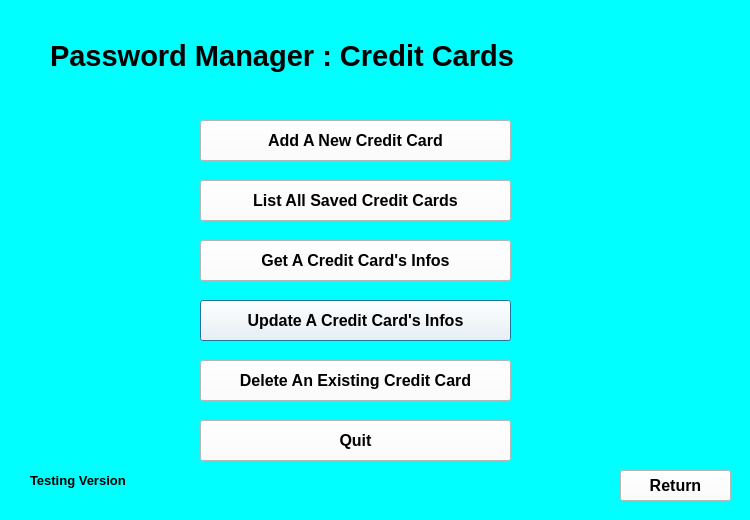
<?xml version="1.0" encoding="UTF-8"?>
<ui version="4.0">
 <class>Dialog</class>
 <widget class="QDialog" name="Dialog">
  <property name="geometry">
   <rect>
    <x>0</x>
    <y>0</y>
    <width>750</width>
    <height>520</height>
   </rect>
  </property>
  <property name="windowTitle">
   <string>User Menu</string>
  </property>
  <property name="styleSheet">
   <string notr="true">background-color: rgb(0, 255, 255);</string>
  </property>
  <widget class="QLabel" name="label_2">
   <property name="geometry">
    <rect>
     <x>30</x>
     <y>470</y>
     <width>131</width>
     <height>20</height>
    </rect>
   </property>
   <property name="font">
    <font>
     <family>MS Sans Serif</family>
     <pointsize>10</pointsize>
     <weight>75</weight>
     <bold>true</bold>
    </font>
   </property>
   <property name="text">
    <string>Testing Version</string>
   </property>
  </widget>
  <widget class="QLabel" name="Title">
   <property name="geometry">
    <rect>
     <x>50</x>
     <y>20</y>
     <width>621</width>
     <height>71</height>
    </rect>
   </property>
   <property name="font">
    <font>
     <family>MS Sans Serif</family>
     <pointsize>22</pointsize>
     <weight>75</weight>
     <bold>true</bold>
    </font>
   </property>
   <property name="text">
    <string>Password Manager : Credit Cards</string>
   </property>
  </widget>
  <widget class="QPushButton" name="UpdateACreditCardInfos">
   <property name="geometry">
    <rect>
     <x>200</x>
     <y>300</y>
     <width>311</width>
     <height>41</height>
    </rect>
   </property>
   <property name="font">
    <font>
     <family>MS Sans Serif</family>
     <pointsize>12</pointsize>
     <weight>75</weight>
     <bold>true</bold>
    </font>
   </property>
   <property name="styleSheet">
    <string notr="true">background-color: rgb(255, 255, 255);</string>
   </property>
   <property name="text">
    <string>Update A Credit Card's Infos</string>
   </property>
  </widget>
  <widget class="QPushButton" name="GetACreditCardInfos">
   <property name="geometry">
    <rect>
     <x>200</x>
     <y>240</y>
     <width>311</width>
     <height>41</height>
    </rect>
   </property>
   <property name="font">
    <font>
     <family>MS Sans Serif</family>
     <pointsize>12</pointsize>
     <weight>75</weight>
     <bold>true</bold>
    </font>
   </property>
   <property name="styleSheet">
    <string notr="true">background-color: rgb(255, 255, 255);</string>
   </property>
   <property name="text">
    <string>Get A Credit Card's Infos</string>
   </property>
  </widget>
  <widget class="QPushButton" name="DeleteAnExistingCreditCard">
   <property name="geometry">
    <rect>
     <x>200</x>
     <y>360</y>
     <width>311</width>
     <height>41</height>
    </rect>
   </property>
   <property name="font">
    <font>
     <family>MS Sans Serif</family>
     <pointsize>12</pointsize>
     <weight>75</weight>
     <bold>true</bold>
    </font>
   </property>
   <property name="styleSheet">
    <string notr="true">background-color: rgb(255, 255, 255);</string>
   </property>
   <property name="text">
    <string>Delete An Existing Credit Card</string>
   </property>
  </widget>
  <widget class="QPushButton" name="AddANewCreditCard">
   <property name="geometry">
    <rect>
     <x>200</x>
     <y>120</y>
     <width>311</width>
     <height>41</height>
    </rect>
   </property>
   <property name="font">
    <font>
     <family>MS Sans Serif</family>
     <pointsize>12</pointsize>
     <weight>75</weight>
     <bold>true</bold>
    </font>
   </property>
   <property name="styleSheet">
    <string notr="true">background-color: rgb(255, 255, 255);</string>
   </property>
   <property name="text">
    <string>Add A New Credit Card</string>
   </property>
  </widget>
  <widget class="QPushButton" name="ListAllSavedCreditCards">
   <property name="geometry">
    <rect>
     <x>200</x>
     <y>180</y>
     <width>311</width>
     <height>41</height>
    </rect>
   </property>
   <property name="font">
    <font>
     <family>MS Sans Serif</family>
     <pointsize>12</pointsize>
     <weight>75</weight>
     <bold>true</bold>
    </font>
   </property>
   <property name="styleSheet">
    <string notr="true">background-color: rgb(255, 255, 255);</string>
   </property>
   <property name="text">
    <string>List All Saved Credit Cards</string>
   </property>
  </widget>
  <widget class="QPushButton" name="Exit">
   <property name="geometry">
    <rect>
     <x>200</x>
     <y>420</y>
     <width>311</width>
     <height>41</height>
    </rect>
   </property>
   <property name="font">
    <font>
     <family>MS Sans Serif</family>
     <pointsize>12</pointsize>
     <weight>75</weight>
     <bold>true</bold>
    </font>
   </property>
   <property name="styleSheet">
    <string notr="true">background-color: rgb(255, 255, 255);</string>
   </property>
   <property name="text">
    <string>Quit</string>
   </property>
  </widget>
  <widget class="QPushButton" name="ReturnButton">
   <property name="geometry">
    <rect>
     <x>620</x>
     <y>470</y>
     <width>111</width>
     <height>31</height>
    </rect>
   </property>
   <property name="font">
    <font>
     <family>MS Sans Serif</family>
     <pointsize>12</pointsize>
     <weight>75</weight>
     <bold>true</bold>
    </font>
   </property>
   <property name="styleSheet">
    <string notr="true">background-color: rgb(255, 255, 255);</string>
   </property>
   <property name="text">
    <string>Return</string>
   </property>
  </widget>
 </widget>
 <resources/>
 <connections/>
</ui>
